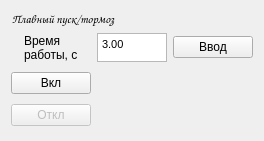
     <widget class="QWidget" name="layoutWidget">
      <property name="geometry">
       <rect>
        <x>204</x>
        <y>0</y>
        <width>235</width>
        <height>141</height>
       </rect>
      </property>
      <layout class="QGridLayout" name="gridLayout_10">
       <property name="sizeConstraint">
        <enum>QLayout::SetMinimumSize</enum>
       </property>
       <item row="2" column="1">
        <widget class="QTextEdit" name="WriteTime">
         <property name="sizePolicy">
          <sizepolicy hsizetype="Maximum" vsizetype="Fixed">
           <horstretch>0</horstretch>
           <verstretch>0</verstretch>
          </sizepolicy>
         </property>
         <property name="maximumSize">
          <size>
           <width>71</width>
           <height>29</height>
          </size>
         </property>
         <property name="html">
          <string>&lt;!DOCTYPE HTML PUBLIC &quot;-//W3C//DTD HTML 4.0//EN&quot; &quot;http://www.w3.org/TR/REC-html40/strict.dtd&quot;&gt;
&lt;html&gt;&lt;head&gt;&lt;meta name=&quot;qrichtext&quot; content=&quot;1&quot; /&gt;&lt;style type=&quot;text/css&quot;&gt;
p, li { white-space: pre-wrap; }
&lt;/style&gt;&lt;/head&gt;&lt;body style=&quot; font-family:'MS Shell Dlg 2'; font-size:8.25pt; font-weight:400; font-style:normal;&quot;&gt;
&lt;p style=&quot; margin-top:0px; margin-bottom:0px; margin-left:0px; margin-right:0px; -qt-block-indent:0; text-indent:0px;&quot;&gt;&lt;span style=&quot; font-family:'MS Shell Dlg 2';&quot;&gt;3.00&lt;/span&gt;&lt;/p&gt;&lt;/body&gt;&lt;/html&gt;</string>
         </property>
        </widget>
       </item>
       <item row="6" column="0">
        <widget class="QPushButton" name="SmoothModeEnabled">
         <property name="sizePolicy">
          <sizepolicy hsizetype="Maximum" vsizetype="Fixed">
           <horstretch>0</horstretch>
           <verstretch>0</verstretch>
          </sizepolicy>
         </property>
         <property name="minimumSize">
          <size>
           <width>5</width>
           <height>0</height>
          </size>
         </property>
         <property name="layoutDirection">
          <enum>Qt::LeftToRight</enum>
         </property>
         <property name="text">
          <string>Вкл</string>
         </property>
        </widget>
       </item>
       <item row="7" column="0">
        <widget class="QPushButton" name="SmoothModeDisabled">
         <property name="enabled">
          <bool>false</bool>
         </property>
         <property name="sizePolicy">
          <sizepolicy hsizetype="Maximum" vsizetype="Fixed">
           <horstretch>0</horstretch>
           <verstretch>0</verstretch>
          </sizepolicy>
         </property>
         <property name="text">
          <string>Откл</string>
         </property>
        </widget>
       </item>
       <item row="2" column="2">
        <widget class="QPushButton" name="SetTime">
         <property name="sizePolicy">
          <sizepolicy hsizetype="Maximum" vsizetype="Fixed">
           <horstretch>0</horstretch>
           <verstretch>0</verstretch>
          </sizepolicy>
         </property>
         <property name="text">
          <string>Ввод</string>
         </property>
        </widget>
       </item>
       <item row="2" column="0">
        <layout class="QHBoxLayout" name="horizontalLayout_6">
         <item>
          <widget class="QLabel" name="label_8">
           <property name="sizePolicy">
            <sizepolicy hsizetype="Maximum" vsizetype="Preferred">
             <horstretch>0</horstretch>
             <verstretch>0</verstretch>
            </sizepolicy>
           </property>
           <property name="text">
            <string>Время
работы, с</string>
           </property>
          </widget>
         </item>
        </layout>
       </item>
       <item row="6" column="1">
        <spacer name="verticalSpacer_3">
         <property name="orientation">
          <enum>Qt::Vertical</enum>
         </property>
         <property name="sizeType">
          <enum>QSizePolicy::Minimum</enum>
         </property>
         <property name="sizeHint" stdset="0">
          <size>
           <width>20</width>
           <height>30</height>
          </size>
         </property>
        </spacer>
       </item>
       <item row="1" column="0" colspan="3">
        <widget class="QLabel" name="label_10">
         <property name="sizePolicy">
          <sizepolicy hsizetype="Maximum" vsizetype="Maximum">
           <horstretch>0</horstretch>
           <verstretch>0</verstretch>
          </sizepolicy>
         </property>
         <property name="minimumSize">
          <size>
           <width>30</width>
           <height>0</height>
          </size>
         </property>
         <property name="font">
          <font>
           <family>Comic Sans MS</family>
           <weight>75</weight>
           <bold>true</bold>
          </font>
         </property>
         <property name="text">
          <string>Плавный пуск/тормоз</string>
         </property>
         <property name="alignment">
          <set>Qt::AlignCenter</set>
         </property>
        </widget>
       </item>
      </layout>
     </widget>
